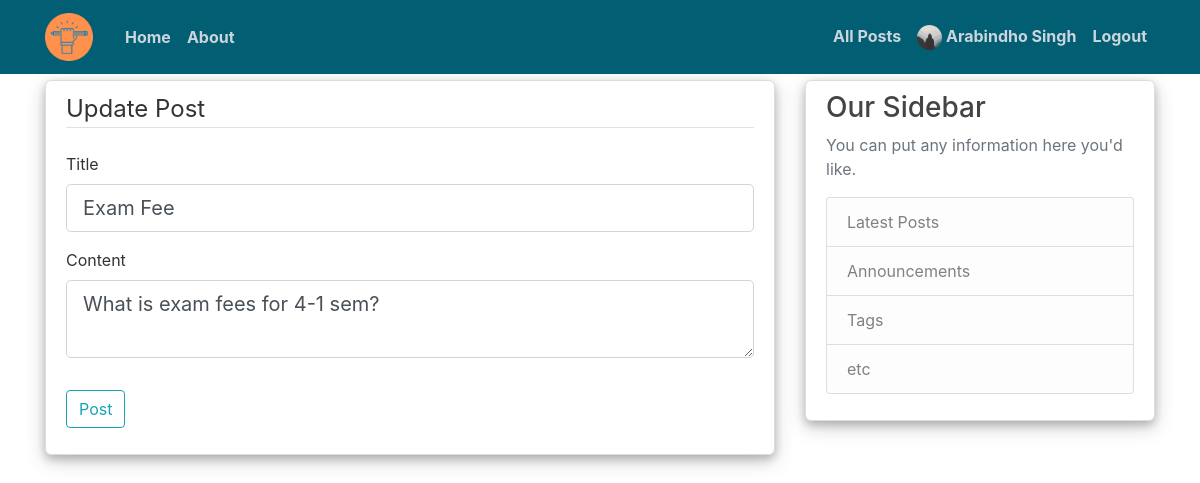
Screenshot of /post/6/update (signed in) with the database file from the repository.
### flaskApp/models.py (models this page shows, shortened)
class User(db.Model, UserMixin):
    id = db.Column(db.Integer, primary_key=True)
    username = db.Column(db.String(20), unique=True, nullable=False)
    email = db.Column(db.String(120), unique=True, nullable=False)
    designation = db.Column(db.String(50), nullable=False)
    dept = db.Column(db.String(150), nullable=False)
    image_file = db.Column(db.String(20), nullable=False, default='default.jpg')
    password = db.Column(db.String(60), nullable=False)
    is_admin = db.Column(db.Boolean, default=False, nullable=False)
    posts = db.relationship('Post', backref='author', lazy=True)
    answers = db.relationship('Answer', backref='author', lazy=True)

class Post(db.Model):
    id = db.Column(db.Integer, primary_key=True, autoincrement=True)
    title = db.Column(db.String(100), nullable=False)
    date_posted = db.Column(db.DateTime, nullable=False, default=datetime.utcnow)
    content = db.Column(db.Text, nullable=False)
    is_answered = db.Column(db.Boolean, default=False, nullable=False)
    answers = db.relationship('Answer', backref='post', lazy=True)
    user_id = db.Column(db.Integer, db.ForeignKey('user.id'), nullable=False)

### flaskApp/posts/routes.py (the view)
@posts.route("/post/<int:post_id>/update", methods=['GET', 'POST'])
@login_required
def update_post(post_id):
    post = Post.query.get_or_404(post_id)
    if post.author != current_user and current_user.is_admin==False:
        abort(403)
    form = PostForm()
    if form.validate_on_submit():
        post.title = form.title.data
        post.content = form.content.data
        db.session.commit()
        flash('Post has been updated!', 'success')
        return redirect(url_for('posts.post', post_id=post.id))
    elif request.method == 'GET':
        form.title.data = post.title
        form.content.data = post.content
    return render_template('create_post.html', title='Update Post',
                           form=form, legend='Update Post')

### flaskApp/posts/forms.py
class PostForm(FlaskForm):
    title = StringField('Title', validators=[DataRequired()])
    content = TextAreaField('Content', validators=[DataRequired()])
    submit = SubmitField('Post')

### flaskApp/models.py (called while the page is built)
@login_manager.user_loader
def load_user(user_id):
    return User.query.get(int(user_id))

### flaskApp/templates/create_post.html (shortened to what this page needs)
{% extends "layout.html" %}
{% block content %}
<div class="content-section">
    <form method="POST" action="">
        <fieldset class="form-group">
            <legend class="border-bottom mb-4">{{ legend }}</legend>
            <div class="form-group">
                {{ form.title.label(class="form-control-label") }}
                {% if form.title.errors %}
                    {{ form.title(class="form-control form-control-lg is-invalid") }}
                    <div class="invalid-feedback">
                        {% for error in form.title.errors %}
                            <span>{{ error }}</span>
                        {% endfor %}
                    </div>
                {% else %}
                    {{ form.title(class="form-control form-control-lg") }}
                {% endif %}
            </div>
            <div class="form-group">
                {{ form.content.label(class="form-control-label") }}
                {% if form.content.errors %}
                    {{ form.content(class="form-control form-control-lg is-invalid") }}
                    <div class="invalid-feedback">
                        {% for error in form.content.errors %}
                            <span>{{ error }}</span>
                        {% endfor %}
                    </div>
                {% else %}
                    {{ form.content(class="form-control form-control-lg") }}
                {% endif %}
            </div>
        </fieldset>
        <div class="form-group">
            {{ form.submit(class="btn btn-outline-info") }}
        </div>
    </form>
</div>
{% endblock content %}

### flaskApp/templates/layout.html (shortened to what this page needs)
<!DOCTYPE html>
<html>
<head>
    <link rel="stylesheet" href="https://maxcdn.bootstrapcdn.com/bootstrap/4.0.0/css/bootstrap.min.css">
    <link rel="stylesheet" type="text/css" href="{{ url_for('static', filename='main.css') }}">
</head>
<body>
    <header class="site-header">
      <nav class="navbar navbar-expand-md navbar-dark bg-steel fixed-top">
        <div class="container">
          <a class="navbar-brand mr-4" href="/"><img src="{{url_for('static', filename='favicon.ico')}}"></a>
          <div class="collapse navbar-collapse" id="navbarToggle">
            <div class="navbar-nav mr-auto">
              <a class="nav-item nav-link" href="{{ url_for('main.home') }}">Home</a>
              <a class="nav-item nav-link" href="{{ url_for('main.about') }}">About</a>
            </div>
            <div class="navbar-nav">
              {% if current_user.is_authenticated %}
                {% if current_user.is_admin == True %}
                  <a class="nav-item nav-link" href="{{ url_for('users.all_posts') }}">All Posts</a>
                  <a class="nav-item nav-link" href="{{ url_for('users.admin_account') }}"><img class="rounded-circle" src="{{ url_for('static', filename='profile_pics/' + current_user.image_file) }}" height=25 width=25> {{ current_user.username }}</a>
                  <a class="nav-item nav-link" href="{{ url_for('users.logout') }}">Logout</a>
                {% endif %}
              {% else %}
                <a class="nav-item nav-link" href="{{ url_for('users.login') }}">Login</a>
                <a class="nav-item nav-link" href="{{ url_for('users.register') }}">Register</a>
              {% endif %}
            </div>
          </div>
        </div>
      </nav>
    </header>
    <main role="main" class="container">
      <div class="row">
        <div class="col-md-8">
          {% block content %}{% endblock %}
        </div>
        <div class="col-md-4">
          <div class="content-section">
            <h3>Our Sidebar</h3>
            <p class='text-muted'>You can put any information here you'd like.
              <ul class="list-group">
                <li class="list-group-item list-group-item-light">Latest Posts</li>
                <li class="list-group-item list-group-item-light">Announcements</li>
                <li class="list-group-item list-group-item-light">Tags</li>
                <li class="list-group-item list-group-item-light">etc</li>
              </ul>
            </p>
          </div>
        </div>
      </div>
    </main>
</body>
</html>

### flaskApp/static/main.css (style rules this page uses)
body { background: #ffffff; color: #333333; margin-top: 5rem; }
h1, h2, h3, h4, h5, h6 { color: #444444; }
.bg-steel { background-color: #025E73; }
.site-header .navbar-nav .nav-link { color: #cbd5db; font-weight: bold; }
.content-section { background: #ffffff; padding: 10px 20px; border: 1px solid #dddddd; border-radius: 6px; margin-bottom: 20px; box-shadow: 0 4px 8px 0 rgba(0, 0, 0, 0.2), 0 6px 20px 0 rgba(0, 0, 0, 0.19); }

### rows the page displays
User: image_file (placeholder picture), username "Arabindho Singh"
Post: title "Exam Fee", content "What is exam fees for 4-1 sem?"

### other values shown
{{ legend }} "Update Post"
